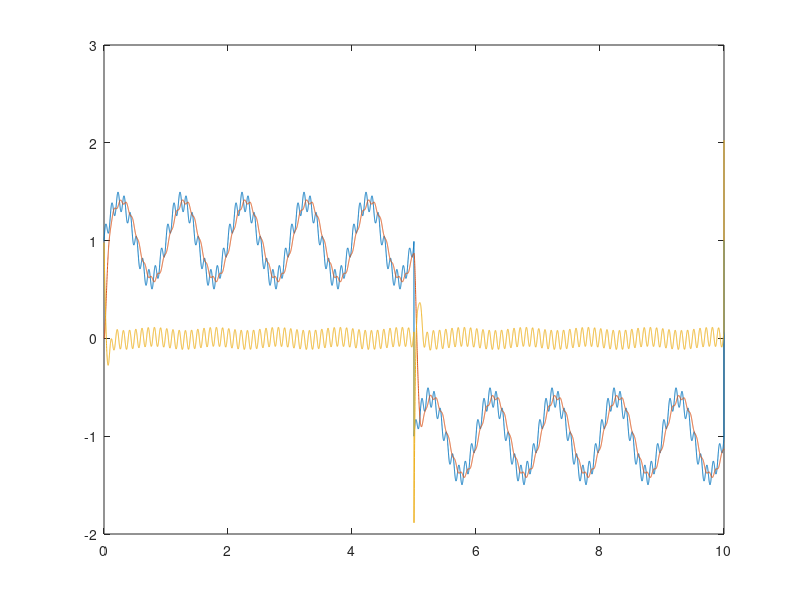
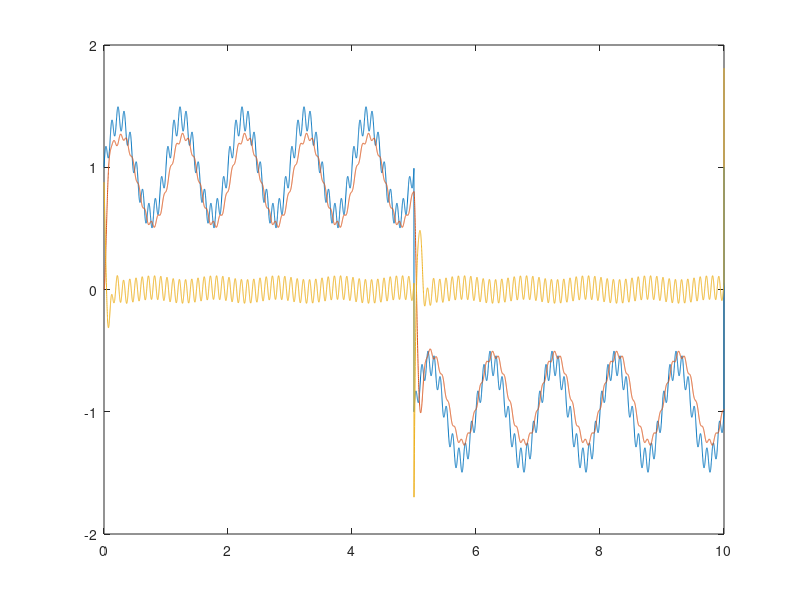

Here is the MATLAB script that generated these plots, in order: (Note: this script raises an error after producing the figures.)
close all
clc
clear

load dataCV12/cv12dat1.mat

Tvz=0.001;
t = 0:Tvz:10;
fs=1/Tvz; %frekvencia vzorkovania [Hz]
x = square(2*pi*0.1*t)+0.4*sin(2*pi*t)+0.1*sin(2*pi*10*t);
% obdlznik frekvencia 0.1 Hz = 0.628 rad/s
% sinus 0.4 frekvencia 1 Hz = 6.28 rad/s
% sinus 0.1 frekvencia 10 Hz = 62.8 rad/s
N=2; %rad filtra
fc=5; %frekvencia zlomu filtra - cutoff frequency [Hz]
%Cutoff frequency is that frequency where the
%magnitude response of the filter is sqrt(1/2)=3.01dB.
Wn=2*fc/fs; %The cutoff frequency Wn must be 0.0 < Wn < 1.0,
%with 1.0 corresponding to half the sample rate
[B1,A1] = butter(N,Wn) %dolnopriepustny filter
[B2,A2] = butter(N,Wn,'high') %hornopriepustny filter
y1 = filter(B1,A1,x); %filtrovany vystup - dolnopriepustny filter
y2 = filter(B2,A2,x); %filtrovany vystup - hornopriepustny filter
plot(t,x,t,y1,t,y2)
DP=tf(B1,A1,Tvz)
HP=tf(B2,A2,Tvz)
% fvtool(B1,A1)
% fvtool(B2,A2)

R=1; % R decibels of peak-to-peak ripple in the passband
% Use R=0.5 as a starting point, if you are unsure about
% choosing R
[B1,A1] = cheby1(N,R,Wn); % dolnopriepustny Chebychevov filter typ1
[B2,A2] = cheby1(N,R,Wn,'high'); % hornopriepustny Chebychevov filter typ1

y1 = filter(B1,A1,x); %filtrovany vystup - dolnopriepustny filter
y2 = filter(B2,A2,x); %filtrovany vystup - hornopriepustny filter
% fvtool(B1,A1)
% fvtool(B2,A2)
figure
plot(t,x,t,y1,t,y2)

Rp=5; % R decibels of peak-to-peak ripple in the passband
% Use R=0.5 as a starting point, if you are unsure about
% choosing R
[B1,A1] = cheby2(N,Rp,Wn); % dolnopriepustny Chebychevov filter typ1
[B2,A2] = cheby2(N,Rp,Wn,'high'); % hornopriepustny Chebychevov filter typ1

y1 = filter(B1,A1,x); %filtrovany vystup - dolnopriepustny filter
y2 = filter(B2,A2,x); %filtrovany vystup - hornopriepustny filter
fvtool(B1,A1)
fvtool(B2,A2)
figure
plot(t,x,t,y1,t,y2)